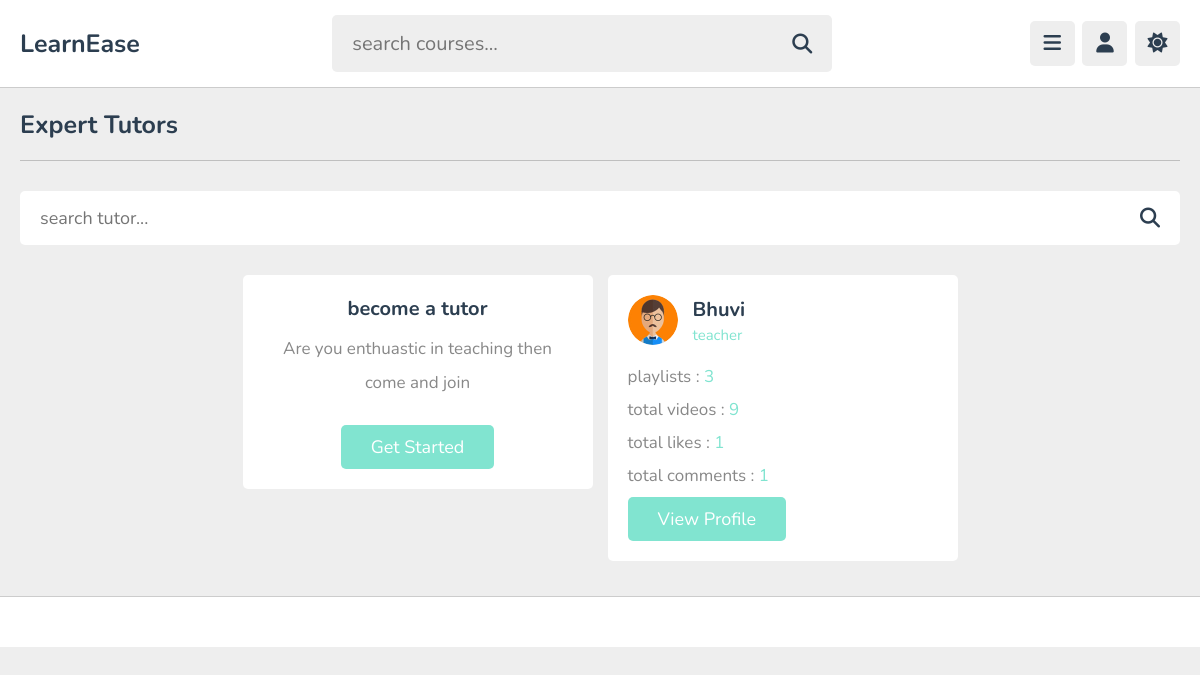
The page /project/teachers.php on the database as committed earlier.
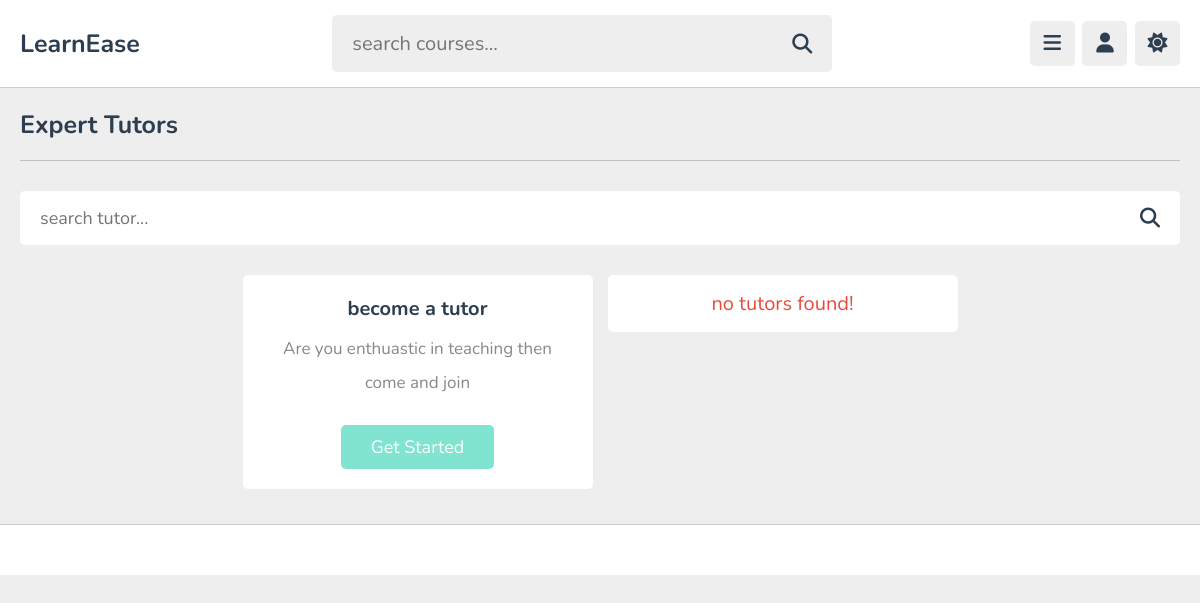
The same page on the database as committed later.
### tables this page shows
CREATE TABLE `tutors` (
  `id` varchar(20) NOT NULL,
  `name` varchar(50) NOT NULL,
  `profession` varchar(50) NOT NULL,
  `email` varchar(50) NOT NULL,
  `password` varchar(50) NOT NULL,
  `image` varchar(100) NOT NULL,
  `status` int(4) DEFAULT 1
);

### project/teachers.php (the view, shortened to what this page needs)
<?php
include 'components/connect.php';
?>
<!DOCTYPE html>
<html lang="en">
<head>
   <link rel="stylesheet" href="https://cdnjs.cloudflare.com/ajax/libs/font-awesome/6.2.0/css/all.min.css">
   <link rel="stylesheet" href="css/style.css">
</head>
<body>
<?php include 'components/user_header.php'; ?>
<section class="teachers">
   <h1 class="heading">expert tutors</h1>
   <form action="search_tutor.php" method="post" class="search-tutor">
      <input type="text" name="search_tutor" maxlength="100" placeholder="search tutor..." required>
      <button type="submit" name="search_tutor_btn" class="fas fa-search"></button>
   </form>
   <div class="box-container">
      <div class="box offer">
         <h3>become a tutor</h3>
         <p class="tutor">Are you enthuastic in teaching then come and join</p>
         <a href="admin/register.php" class="inline-btn">get started</a>
      </div>
      <?php
         $select_tutors = $conn->prepare("SELECT * FROM `tutors`");
         $select_tutors->execute();
         if($select_tutors->rowCount() > 0){
            while($fetch_tutor = $select_tutors->fetch(PDO::FETCH_ASSOC)){
               $tutor_id = $fetch_tutor['id'];
               $count_playlists = $conn->prepare("SELECT * FROM `playlist` WHERE tutor_id = ?");
               $count_playlists->execute([$tutor_id]);
               $total_playlists = $count_playlists->rowCount();
               $count_contents = $conn->prepare("SELECT * FROM `content` WHERE tutor_id = ?");
               $count_contents->execute([$tutor_id]);
               $total_contents = $count_contents->rowCount();
               $count_likes = $conn->prepare("SELECT * FROM `likes` WHERE tutor_id = ?");
               $count_likes->execute([$tutor_id]);
               $total_likes = $count_likes->rowCount();
               $count_comments = $conn->prepare("SELECT * FROM `comments` WHERE tutor_id = ?");
               $count_comments->execute([$tutor_id]);
               $total_comments = $count_comments->rowCount();
      ?>
      <div class="box">
         <div class="tutor">
            <img src="uploaded_files/<?= $fetch_tutor['image']; ?>" alt="">
            <div>
               <h3><?= $fetch_tutor['name']; ?></h3>
               <span><?= $fetch_tutor['profession']; ?></span>
            </div>
         </div>
         <p>playlists : <span><?= $total_playlists; ?></span></p>
         <p>total videos : <span><?= $total_contents ?></span></p>
         <p>total likes : <span><?= $total_likes ?></span></p>
         <p>total comments : <span><?= $total_comments ?></span></p>
         <form action="tutor_profile.php" method="post">
            <input type="submit" value="view profile" name="tutor_fetch" class="inline-btn">
         </form>
      </div>
      <?php
            }
         }else{
            echo '<p class="empty">no tutors found!</p>';
         }
      ?>
   </div>
</section>
<?php include 'components/footer.php'; ?>
</body>
</html>

Rows that differ between the two databases and show on the page:
removed tutors: image (picture), name "Bhuvi", profession "teacher", total_playlists "3", total_contents "9", total_likes "1", total_comments "1"
Other text that changed with them:
text now shown: "no tutors found!"
